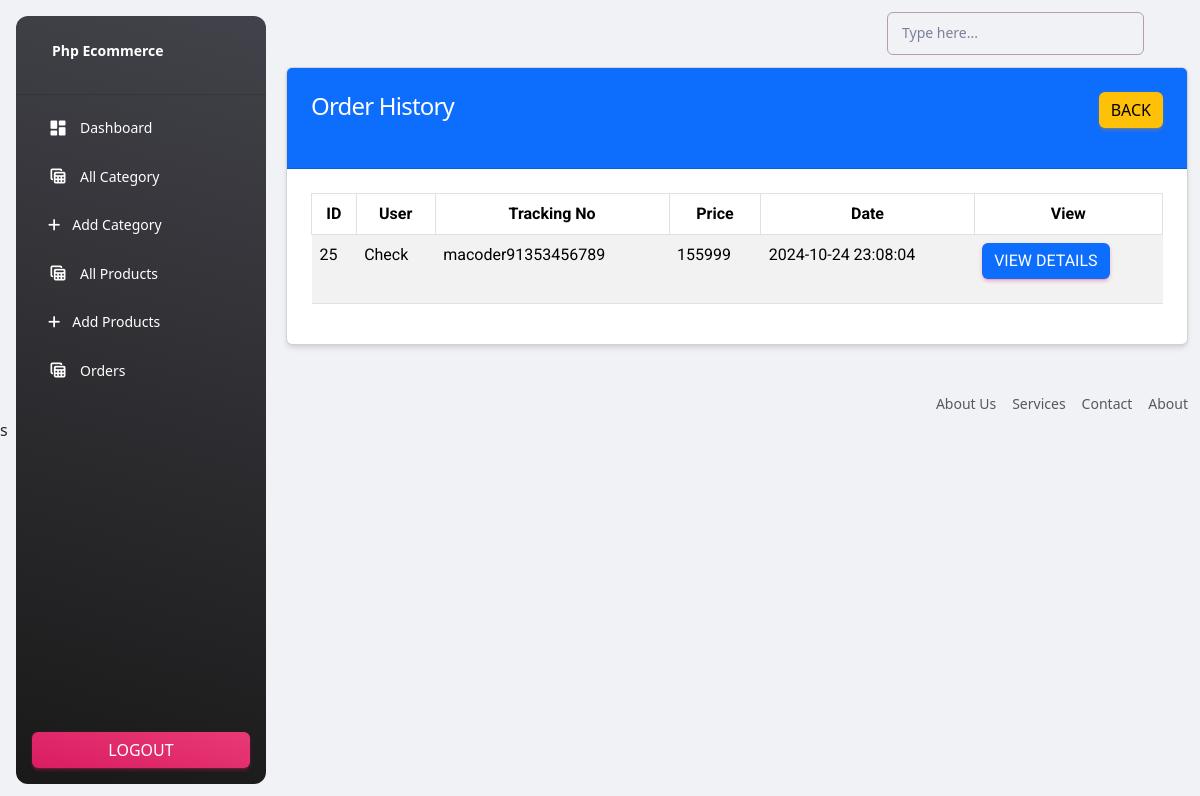
The app's page /admin/order-history.php (signed in) with its own data.
### tables this page shows
CREATE TABLE `orders` (
  `id` int(11) NOT NULL,
  `tracking_no` varchar(191) NOT NULL,
  `user_id` int(191) NOT NULL,
  `name` varchar(191) NOT NULL,
  `email` varchar(191) NOT NULL,
  `phone` varchar(191) NOT NULL,
  `address` mediumtext NOT NULL,
  `pincode` int(191) NOT NULL,
  `total_price` int(191) NOT NULL,
  `payment_mode` varchar(191) NOT NULL,
  `payment_id` varchar(191) DEFAULT NULL,
  `status` tinyint(4) NOT NULL DEFAULT 0,
  `comments` varchar(256) DEFAULT NULL,
  `created_at` timestamp NOT NULL DEFAULT current_timestamp()
);

### functions/myfunctions.php (called while the page is built, shortened)
<?php
include('../config/dbcon.php');
function getOrderHistory(){
    global $con;
    $query = "SELECT * FROM orders WHERE status = '0'";
    return $query_run = mysqli_query($con , $query);
}
?>

### admin/order-history.php (the view, shortened to what this page needs)
<?php
include('includes/header.php');
?>
<div class="container">
    <div class="row">
        <div class="col-md-12">
            <div class="card">
                <div class="card-header bg-primary">
                   <h4 class="text-white">Order History
                       <a href="orders.php" class="btn btn-warning float-end">Back</a>
                   </h4>
                </div>
                <div class="card-body">
                    <table class="table table-bordered table-striped">
                        <thead>
                            <tr>
                                <td class="fw-bold text-center fs-6">ID</td>
                                <td class="fw-bold text-center fs-6">User</td>
                                <td class="fw-bold text-center fs-6">Tracking No</td>
                                <td class="fw-bold text-center fs-6">Price</td>
                                <td class="fw-bold text-center fs-6">Date</td>
                                <td class="fw-bold text-center fs-6">View</td>
                            </tr>
                        </thead>
                        <tbody>
                            <?php
                        $orders = getOrderHistory();
                        if(mysqli_num_rows($orders) > 0){
                            foreach ($orders as $items) {
                            ?>
                            <tr>
                                <td><?= $items['id']; ?></td>
                                <td><?= $items['name']; ?></td>
                                <td><?= $items['tracking_no']; ?></td>
                                <td><?= $items['total_price']; ?></td>
                                <td><?= $items['created_at']; ?></td>
                                <td>
                                    <a href="view-order.php?t=<?= $items['tracking_no']; ?>" class="btn btn-primary">View Details</a>
                                </td>
                            </tr>
                            <?php
                            }
                        }
                        else{
                           ?>
                            <tr>
                                <td colspan="5">No Orders Yet</td>
                            </tr>
                            <?php
                        }
                    ?>
                        </tbody>
                    </table>
                </div>
            </div>
        </div>
    </div>
</div>
<?php
include('includes/footer.php');
?>

### records on screen
orders: id "25", name "Check", tracking_no "macoder91353456789", total_price "155999", created_at "2024-10-24 23:08:04"
